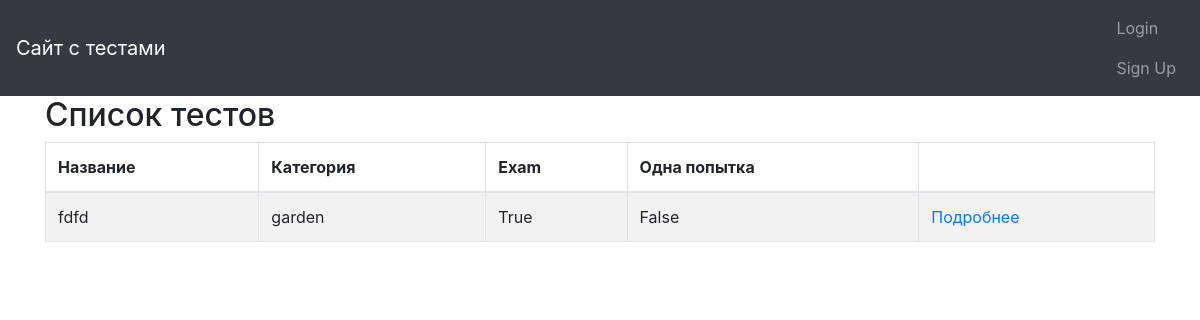
Screenshot of /quizzes/ with the database file from the repository.
### quiz/models.py (models this page shows, shortened)
class Quiz(models.Model):
    title = models.CharField(
        verbose_name=_("Title"),
        max_length=60, blank=False)
    description = models.TextField(
        verbose_name=_("Description"),
        blank=True, help_text=_("a description of the quiz"))
    url = models.SlugField(
        max_length=60, blank=False,
        help_text=_("a user friendly url"),
        verbose_name=_("user friendly url"))
    category = models.ForeignKey(
        Category, null=True, blank=True,
        verbose_name=_("Category"), on_delete=models.CASCADE)
    random_order = models.BooleanField(
        blank=False, default=False,
        verbose_name=_("Random Order"),
        help_text=_("Display the questions in "
                    "a random order or as they "
                    "are set?"))
    max_questions = models.PositiveIntegerField(
        blank=True, null=True, verbose_name=_("Max Questions"),
        help_text=_("Number of questions to be answered on each attempt."))
    answers_at_end = models.BooleanField(
        blank=False, default=False,
        help_text=_("Correct answer is NOT shown after question."
                    " Answers displayed at the end."),
        verbose_name=_("Answers at end"))
    exam_paper = models.BooleanField(
        blank=False, default=False,
        help_text=_("If yes, the result of each"
                    " attempt by a user will be"
                    " stored. Necessary for marking."),
        verbose_name=_("Exam Paper"))
    single_attempt = models.BooleanField(
        blank=False, default=False,
        help_text=_("If yes, only one attempt by"
                    " a user will be permitted."
                    " Non users cannot sit this exam."),
        verbose_name=_("Single Attempt"))
    pass_mark = models.SmallIntegerField(
        blank=True, default=0,
        verbose_name=_("Pass Mark"),
        help_text=_("Percentage required to pass exam."),
        validators=[MaxValueValidator(100)])
    success_text = models.TextField(
        blank=True, help_text=_("Displayed if user passes."),
        verbose_name=_("Success Text"))
    fail_text = models.TextField(
        verbose_name=_("Fail Text"),
        blank=True, help_text=_("Displayed if user fails."))
    draft = models.BooleanField(
        blank=True, default=False,
        verbose_name=_("Draft"),
        help_text=_("If yes, the quiz is not displayed"
                    " in the quiz list and can only be"
                    " taken by users who can edit"
                    " quizzes."))
    class Meta:
        verbose_name = _("Test")
        verbose_name_plural = _("Tests")

class Category(models.Model):
    category = models.CharField(
        verbose_name=_("Category"),
        max_length=250, blank=True,
        unique=True, null=True)
    objects = CategoryManager()
    class Meta:
        verbose_name = _("Category")
        verbose_name_plural = _("Categories")
    def __str__(self):
        return self.category

### quiz/views.py (the view)
class QuizListView(ListView):
    model = Quiz
    def get_queryset(self):
        queryset = super(QuizListView, self).get_queryset()
        return queryset.filter(draft=False)

### quiz/templates/quiz/quiz_list.html (shortened to what this page needs)
{% extends 'base.html' %}
{% load i18n %}
{% load quiz_tags %}
{% block content %}
<h2>{% trans "Список тестов" %}</h2>
    {% if quiz_list %}
		<table class="table table-bordered table-striped">
		  <thead>
			<tr>
			  <th>{% trans "Название" %}</th>
			  <th>{% trans "Категория" %}</th>
			  <th>{% trans "Exam" %}</th>
			  <th>{% trans "Одна попытка" %}</th>
			  <th></th>
			</tr>
		  </thead>
		  <tbody>
        {% for quiz in quiz_list %}
  			<tr>
			  <td>{{ quiz.title }}</td>
			  <td>{{ quiz.category }}</td>
			  <td>{{ quiz.exam_paper }}</td>
			  <td>{{ quiz.single_attempt }}</td>
			  <td>
				<a href="{% url 'quiz_start_page' slug=quiz.url %}">
				  {% trans "Подробнее" %}
				</a>
			</tr>
        {% endfor %}
		  </tbody>
		</table>
	{% else %}
        <p>{% trans "Нет доступных тестов" %}.</p>
    {% endif %}
{% endblock %}

### rows the page displays
Quiz: title "fdfd", category "garden", exam_paper "True", single_attempt "False"
